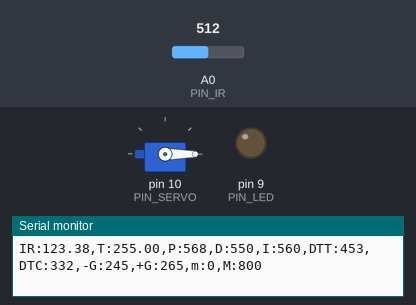
Simulated run of this sketch. Board: Arduino Uno, built with avr-gcc and run on an emulated ATmega328P. Shown: servo, output pins drawn as LEDs (lit = HIGH), the last lines printed to the serial monitor. Inputs (shaded band) come from the test bench; at power-on: A0 (PIN_IR) = 512.

Above: at 0.25 s.
At 1.2 s:
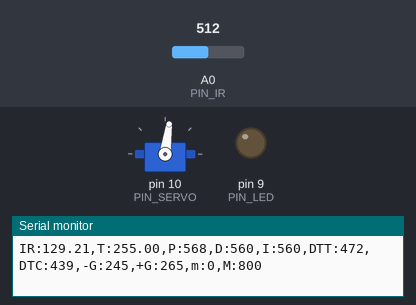
1.3 s: A0 (PIN_IR) set to 400
At 2.3 s:
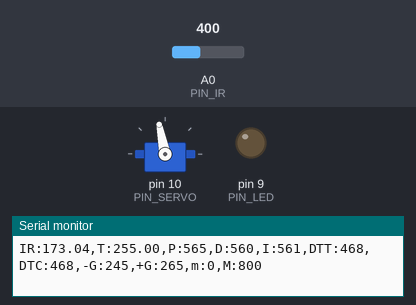
4.3 s: A0 (PIN_IR) set to 306
Timing chart, 0 to 13.3 s (numbered marks = the images above; inputs shaded):
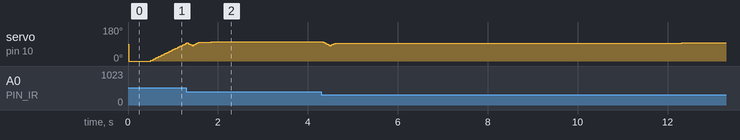

The sketch:

PD_sensor.ino
```cpp
#include <Servo.h>

/////////////////////////////
// Configurable parameters //
/////////////////////////////

// Arduino pin assignment
#define PIN_LED 9      // [1234] LED를 GPIO 9번 핀에 연결
          // [5678] 그거 아닌거 같은데요?
          // [9012] 1234님 맞습니다.

#define PIN_SERVO 10                    //[3030]SERVO를 10번 핀에 연결
#define PIN_IR A0     //[3037]적외선 센서를 A0에 연결

// Framework setting
#define _DIST_TARGET 255            // [3040] 레일플레이트의 중간지점(목표지점=25.5cm)
#define _DIST_MIN 100                    //[3035] 측정 최소 거리
#define _DIST_MAX 410   //[3036] 측정 가능한 최대 거리


// Distance filter
#define DELAY_MICROS  1500 // 필터에 넣을 샘플값을 측정하는 딜레이(고정값!)
#define EMA_ALPHA 0.38    // EMA 필터 값을 결정하는 ALPHA 값. 작성자가 생각하는 최적값임.

// Servo range
#define _DUTY_MIN 1330                 //[3028] 서보 각도 최소값
#define _DUTY_NEU 1450   //[3038] 레일 수평 서보 펄스폭
#define _DUTY_MAX 1630 //[3031] 서보 최대값

// iterm windup
#define _ITERM_MAX 100
#define _ITERM_MIN -100

// Servo speed control
#define _SERVO_ANGLE 30   //[3030] servo angle limit 실제 서보의 동작크기
          //[3023] 서보모터의 작동 범위(단위 : degree)
#define _SERVO_SPEED 120            // [3040] 서보의 각속도(초당 각도 변화량)

// Event periods
#define _INTERVAL_DIST 30  // DELAY_MICROS * samples_num^2 의 값이 최종 거리측정 인터벌임. 넉넉하게 30ms 잡음.
#define _INTERVAL_SERVO 20         //[3046]서보갱신간격
#define _INTERVAL_SERIAL 100       //[3030]시리얼 플로터 갱신간격

// PID parameters
#define _KP 1.3 // 비례 제어의 상수 값
#define _KD 54.1 // 미분 제어의 상수 값
#define _KI 0.0035 // 적분 제어의 상수 값

//////////////////////
// global variables //
//////////////////////

// Servo instance     //[3046]서보간격
Servo myservo;                      //[3030]servo

// Distance sensor
float dist_target; // location to send the ball
float dist_raw, dist_ema, last_dist_cali;    //[3034]적외선센서로 측정한 거리값과 ema필터를 적용한 거리값
int dist_min, dist_max;
float last_result;

// Distance filter
float ema_dist=0;
float filtered_dist;       // 최종 측정된 거리값을 넣을 변수. loop()안에 filtered_dist = filtered_ir_distance(); 형태로 사용하면 됨.
float samples_num = 3;
const float coE[] = {-0.0000043, 0.0027585, 0.6960441, 42.9829682};


// Event periods
unsigned long last_sampling_time_dist, last_sampling_time_servo, last_sampling_time_serial;   //[3039] interval간격으로 동작 시행을 위한 정수 값
bool event_dist, event_servo, event_serial; //[3023] 적외선센서의 거리측정, 서보모터, 시리얼의 이벤트 발생 여부


// Servo speed control
int duty_chg_per_interval;  //[3039] interval 당 servo의 돌아가는 최대 정도
int duty_target, duty_curr, duty_neutral;      //[3030]servo 목표 위치, servo 현재 위치

// PID variables
float error_curr, error_prev, control, pterm, dterm, iterm;
// [3042] 현재 오차값, 이전 오차값, ? , p,i,d 값


void setup() {
// initialize GPIO pins for LED and attach servo
  pinMode(PIN_LED,OUTPUT);           //[3030]LED를 연결[3027]
  myservo.attach(PIN_SERVO);  //[3039]servo를 연결
  myservo.writeMicroseconds(_DUTY_NEU);//[3030]서보를 레일이 수평이 되는 값으로 초기화


// initialize global variables
  dist_min = _DIST_MIN;                      //[3030] 측정값의 최소값
          //[3023] 측정가능 거리의 최소값
  dist_max= _DIST_MAX;    //[3032] 측정값의 최대값
          //[3023] 측정가능 거리의 최대값
  dist_target = _DIST_TARGET;       //[3023] 목표 거리 위치

  duty_neutral = _DUTY_NEU;

// move servo to neutral position


// initialize serial port
  Serial.begin(115200);  //[3039] 시리얼 모니터 속도 지정

// convert angle speed into duty change per interval.
  duty_chg_per_interval =(float)(_DUTY_MAX - _DUTY_MIN) * (_SERVO_SPEED / _SERVO_ANGLE) * (_INTERVAL_SERVO / 1000.0); //[3039]
/*
_SERVO_ANGLE/_SERVO_SPEED=
(_DUTY_MAX - _DUTY_MIN_)* INTERVAL_SERVO/duty_chg_per_interval =
interval 반복횟수*INTERVAL_SERVO=
_SERVO_ANGLE만큼 돌아가는데 걸리는 시간
*/

  event_dist = false;
  event_servo = false;
  event_serial = false;


  pterm = dterm = iterm = 0;

}


void loop() {
/////////////////////
// Event generator //
/////////////////////
  unsigned long time_curr = millis();

  if(time_curr >= last_sampling_time_dist + _INTERVAL_DIST) {
        last_sampling_time_dist += _INTERVAL_DIST;
        event_dist = true;
  }
  if(time_curr >= last_sampling_time_servo + _INTERVAL_SERVO) {
        last_sampling_time_servo += _INTERVAL_SERVO;
        event_servo = true;
  }
  if(time_curr >= last_sampling_time_serial + _INTERVAL_SERIAL) {
        last_sampling_time_serial += _INTERVAL_SERIAL;
        event_serial = true;
  }


////////////////////
// Event handlers //
////////////////////

  if(event_dist) {
     event_dist = false;    // [3037]
  // get a distance reading from the distance sensor
     float x = filtered_ir_distance(); // [3037]
     float dist_cali = coE[0] * pow(x, 3) + coE[1] * pow(x, 2) + coE[2] * x + coE[3];
     dist_ema = dist_cali;

  // PID control logic
    error_curr = dist_target - dist_ema; //[3034] 목표위치와 실제위치의 오차값
    pterm = _KP * error_curr; //[3034]
    dterm = _KD * (error_curr - error_prev);
    iterm += _KI * error_curr;
    if (iterm > _ITERM_MAX) {
      iterm = _ITERM_MAX;
    }
    if (iterm < _ITERM_MIN) {
      iterm = _ITERM_MIN;
    }
    control = pterm + dterm + iterm;

  // duty_target = f(duty_neutral, control)
    duty_target = duty_neutral + control; //[3034]

  // keep duty_target value within the range of [_DUTY_MIN, _DUTY_MAX]
    if (duty_target > _DUTY_MAX) {
      duty_target = _DUTY_MAX;
    } else if (duty_target < _DUTY_MIN) {
      duty_target = _DUTY_MIN                                               ;
    }

    // update error_prev;
    error_prev = error_curr;

    myservo.writeMicroseconds(duty_curr);

 }

  if(event_servo) {

    event_servo = false;

    // adjust duty_curr toward duty_target by duty_chg_per_interval
     if(duty_target > duty_curr) {
        duty_curr += duty_chg_per_interval;
        if(duty_curr > duty_target) duty_curr = duty_target;
      }
      else {
        duty_curr -= duty_chg_per_interval;
        if(duty_curr < duty_target) duty_curr = duty_target;
  }//[3034] 서보의 현재 위치가 서보 목표 위치에 도달하기전이면 도달하기전까지 duty_chg_per_interval를 증감시킴. 만약 서보 현재 위치가 서보 목표 위치를 벗어난다면 서보 현재 위치를 서보 목표 위치로 고정

    // update servo position
myservo.writeMicroseconds(duty_curr);//[3034]

  }

  if(event_serial) {
    event_serial = false;               // [3030]
    Serial.print("IR:");
    Serial.print(dist_ema);
    Serial.print(",T:");
    Serial.print(dist_target);
    Serial.print(",P:");
    Serial.print(map(pterm,-1000,1000,510,610));
    Serial.print(",D:");
    Serial.print(map(dterm,-1000,1000,510,610));
    Serial.print(",I:");
    Serial.print(map(iterm,-1000,1000,510,610));
    Serial.print(",DTT:");
    Serial.print(map(duty_target,1000,2000,410,510));
    Serial.print(",DTC:");
    Serial.print(map(duty_curr,1000,2000,410,510));
    Serial.println(",-G:245,+G:265,m:0,M:800");
  }
}

float ir_distance(void){ // return value unit: mm
  float val; //[3031]
  const float coE[] = {-0.0000027, 0.0013785, 0.9746601, 28.3710336};
  float volt = float(analogRead(PIN_IR)); //[3031]
  val = ((6762.0/(volt-9.0))-4.0) * 10.0; //[3031]
  return val;
}

float under_noise_filter(void){ // 아래로 떨어지는 형태의 스파이크를 제거해주는 필터
  int currReading;
  int largestReading = 0;
  for (int i = 0; i < samples_num; i++) {
    currReading = ir_distance();
    if (currReading > largestReading) { largestReading = currReading; }
    // Delay a short time before taking another reading
    delayMicroseconds(DELAY_MICROS);
  }
  return largestReading;
}

float filtered_ir_distance(void){ // 아래로 떨어지는 형태의 스파이크를 제거 후, 위로 치솟는 스파이크를 제거하고 EMA필터를 적용함.
  // under_noise_filter를 통과한 값을 upper_nosie_filter에 넣어 최종 값이 나옴.
  int currReading;
  int lowestReading = 1024;
  for (int i = 0; i < samples_num; i++) {
    currReading = under_noise_filter();
    if (currReading < lowestReading) { lowestReading = currReading; }
  }
  // eam 필터 추가
  ema_dist = EMA_ALPHA*lowestReading + (1-EMA_ALPHA)*ema_dist;


  return ema_dist; //[3031]
}
```
